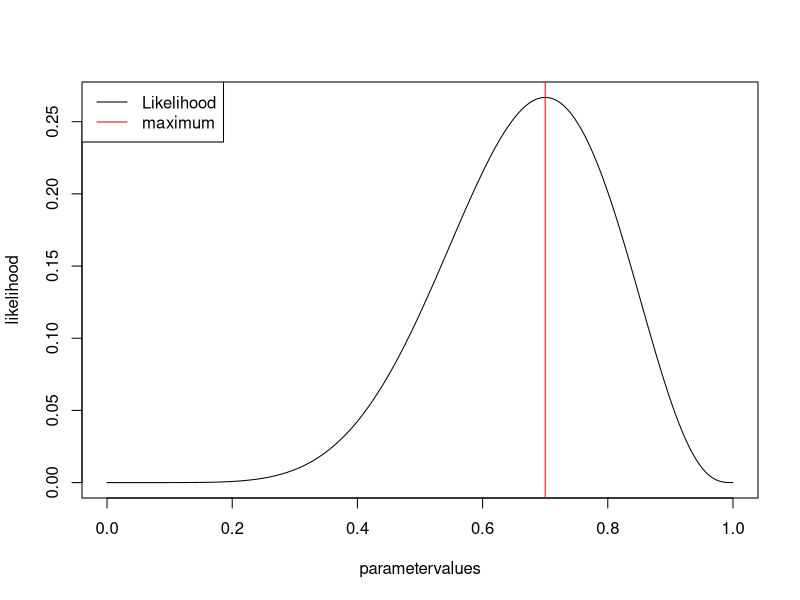
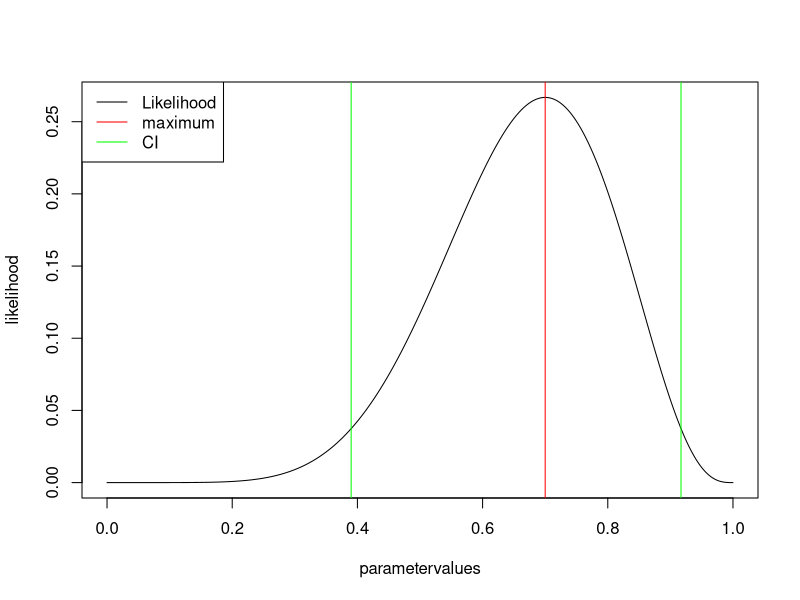
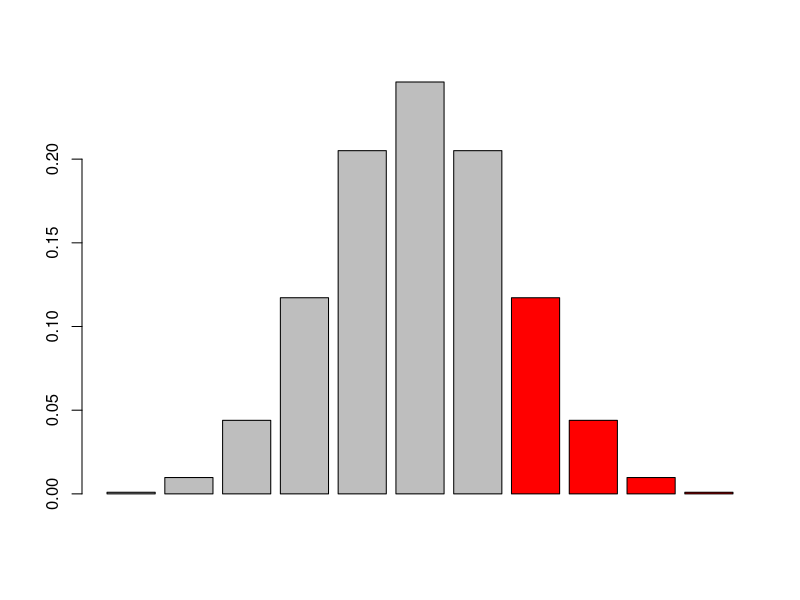
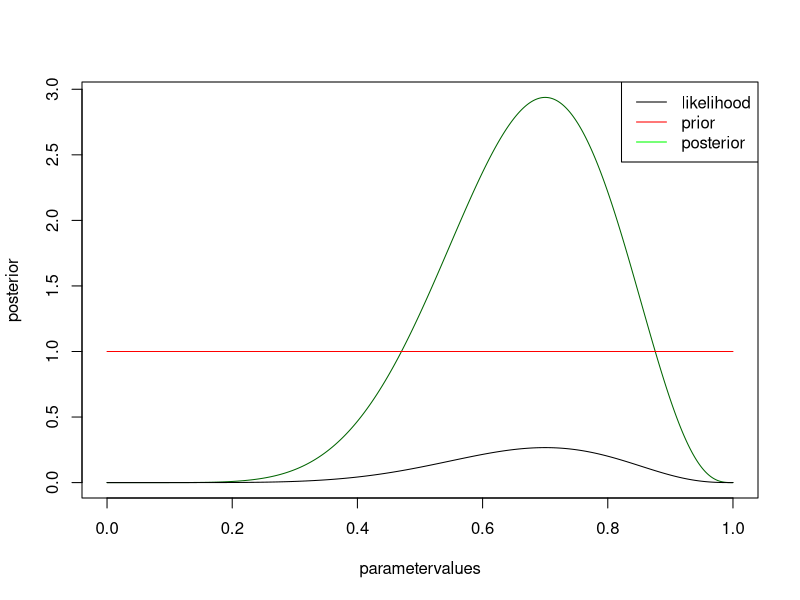
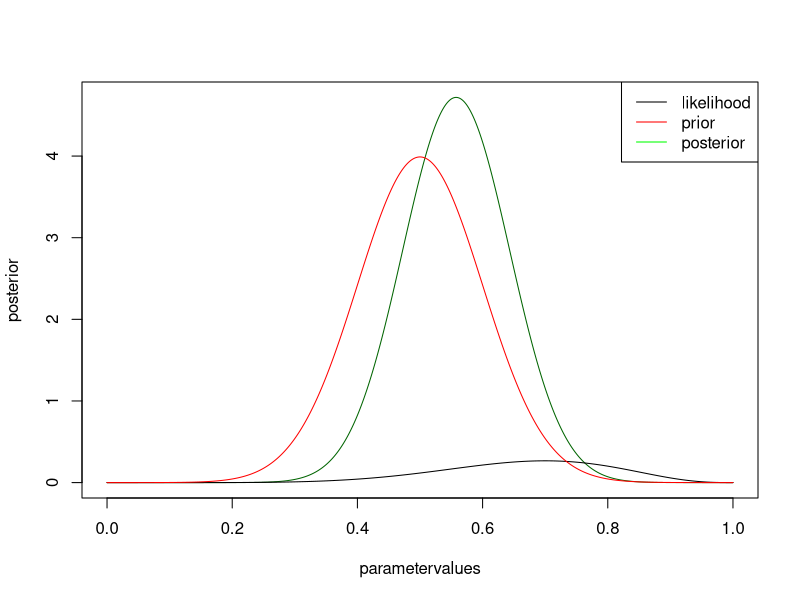
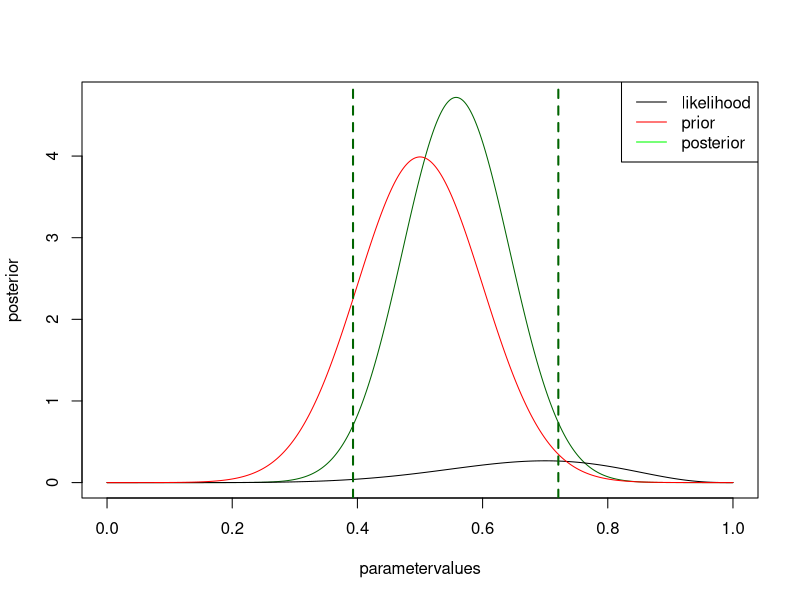
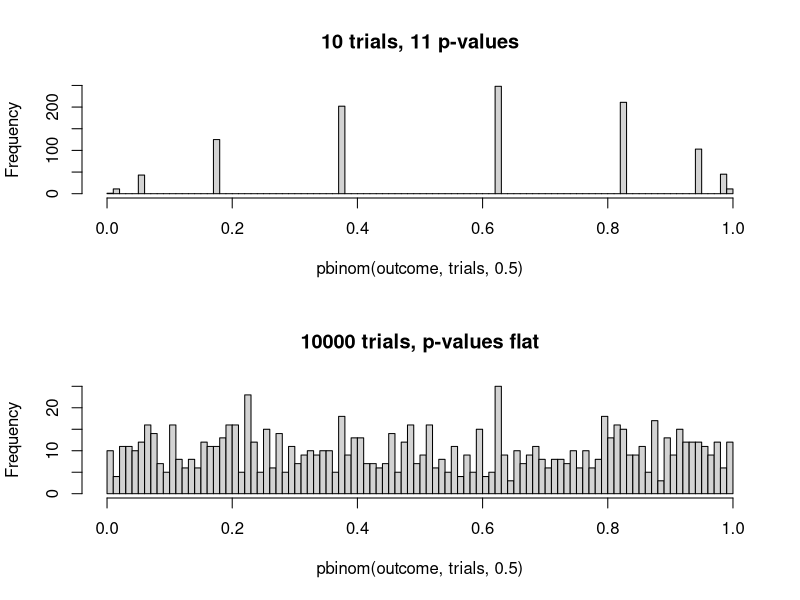

These figures' R source, in order:
## ---- chunk 1
knitr::opts_chunk$set(fig.width=5, fig.height=5)
## ---- chunk 2
rm(list=ls(all=TRUE))
set.seed(123)
## ---- chunk 3
trials = 10
success = 7
## ---- chunk 4
# parameters to check
parametervalues <- seq(0,1,0.001)
# get the probability for all parametervalues
likelihood <- dbinom(success,trials,parametervalues)

# plot results
plot(parametervalues, likelihood, type = "l")
legend("topleft", legend = c("Likelihood", "maximum"), col = c("black", "red"), lwd = 1)
MLEEstimate <- parametervalues[which.max(likelihood)]
abline(v=MLEEstimate, col = "red")
## ---- chunk 5
plot(parametervalues, likelihood, type = "l")
legend("topleft", legend = c("Likelihood", "maximum", "CI"), col = c("black", "red", "green"), lwd = 1)
MLEEstimate <- parametervalues[which.max(likelihood)]
abline(v=MLEEstimate, col = "red")

confidence.level <- log(max(likelihood)) -1.96
leftCI <- parametervalues[which.min(abs(log(likelihood[1:which.max(likelihood)]) - confidence.level))]
abline(v=leftCI, col = "green")
rightCI <- parametervalues[which.min(abs(log(likelihood[which.max(likelihood):length(likelihood)]) - confidence.level)) + which.max(likelihood) -1]
abline(v=rightCI, col = "green")

## ---- chunk 6
barplot(dbinom(0:10, 10, 0.5), col = c(rep("grey", success ), rep("red", 11-success)))
line(pbinom(0:10,trials,prob = 0.5, lower.tail = F))
## ---- chunk 7
pValue <- pbinom(success-1,trials,prob = 0.5, lower.tail = F)
pValue
pValue < 0.05
## ---- chunk 8
binom.test(7,trials,0.5) # two sided 
binom.test(7,trials,0.5, alternative="greater") # testing for greater
binom.test(7,trials,0.5, alternative="less") # testing for less
## ---- chunk 9
data= rbinom(100,10,0.5)
pValue <- pbinom(data,trials,prob = 0.5, lower.tail = F)
sum(pValue < 0.05)
## ---- chunk 10
pValueAdjusted <- p.adjust(pValue, method = "hochberg")
pValueAdjusted
max(pValueAdjusted < 0.05) == 1
## ---- chunk 11
prior <- rep(1,1001)
posterior <- likelihood * prior / sum(likelihood * prior) * length(parametervalues)

plot(parametervalues, posterior, col = "darkgreen", type = "l")
lines(parametervalues, likelihood)
lines(parametervalues, prior, col = "red" )
legend("topright", c("likelihood", "prior", "posterior"), col = c("black", "red", "green"), lwd = 1 )
## ---- chunk 12
prior <- dnorm(parametervalues, mean = 0.5, sd = 0.1)
posterior <- likelihood * prior / sum(likelihood * prior) * length(parametervalues)

plot(parametervalues, posterior, col = "darkgreen", type = "l")
lines(parametervalues, likelihood)
lines(parametervalues, prior, col = "red" )
legend("topright", c("likelihood", "prior", "posterior"), col = c("black", "red", "green"), lwd = 1 )
## ---- chunk 13
plot(parametervalues, posterior, col = "darkgreen", type = "l")
lines(parametervalues, likelihood)
lines(parametervalues, prior, col = "red" )
legend("topright", c("likelihood", "prior", "posterior"), col = c("black", "red", "green"), lwd = 1 )

cumPost <- cumsum(posterior) / (length(posterior) -1)

leftCI <- parametervalues[which.min(abs(cumPost - 0.025))]
abline(v=leftCI, col = "darkgreen", lty = 2, lwd = 2)
leftCI <- parametervalues[which.min(abs(cumPost - 0.975))]
abline(v=leftCI, col = "darkgreen", lty = 2, lwd = 2)
## ---- chunk 14
par(mfrow=c(2,1))
trials = 10
outcome <- rbinom(1000, trials, 0.5)
hist(pbinom(outcome,trials,0.5), breaks = 100, main = "10 trials, 11 p-values" )
sum(pbinom(outcome,trials,0.5) < 0.05)


trials = 10000
outcome <- rbinom(1000, trials, 0.5)
hist(pbinom(outcome,trials,0.5), breaks = 100, main = "10000 trials, p-values flat"  )
sum(pbinom(outcome,trials,0.5) < 0.05)
